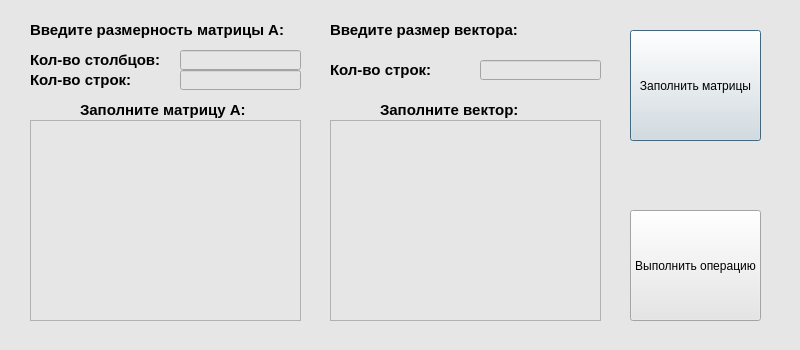
<?xml version="1.0" encoding="UTF-8"?>
<ui version="4.0">
 <class>Dialog</class>
 <widget class="QDialog" name="Dialog">
  <property name="geometry">
   <rect>
    <x>0</x>
    <y>0</y>
    <width>800</width>
    <height>350</height>
   </rect>
  </property>
  <property name="minimumSize">
   <size>
    <width>800</width>
    <height>350</height>
   </size>
  </property>
  <property name="maximumSize">
   <size>
    <width>800</width>
    <height>350</height>
   </size>
  </property>
  <property name="windowTitle">
   <string>Ошибка</string>
  </property>
  <property name="styleSheet">
   <string notr="true">background-color: rgb(230, 230, 230);</string>
  </property>
  <widget class="QLabel" name="title_A">
   <property name="geometry">
    <rect>
     <x>80</x>
     <y>100</y>
     <width>171</width>
     <height>20</height>
    </rect>
   </property>
   <property name="font">
    <font>
     <family>MS Shell Dlg 2</family>
     <pointsize>11</pointsize>
     <weight>75</weight>
     <bold>true</bold>
    </font>
   </property>
   <property name="text">
    <string>Заполните матрицу A:</string>
   </property>
  </widget>
  <widget class="QTableWidget" name="tableWidget">
   <property name="geometry">
    <rect>
     <x>30</x>
     <y>120</y>
     <width>271</width>
     <height>201</height>
    </rect>
   </property>
  </widget>
  <widget class="QLineEdit" name="columns">
   <property name="geometry">
    <rect>
     <x>180</x>
     <y>50</y>
     <width>121</width>
     <height>20</height>
    </rect>
   </property>
  </widget>
  <widget class="QLabel" name="title_A_3">
   <property name="geometry">
    <rect>
     <x>30</x>
     <y>20</y>
     <width>271</width>
     <height>20</height>
    </rect>
   </property>
   <property name="font">
    <font>
     <family>MS Shell Dlg 2</family>
     <pointsize>11</pointsize>
     <weight>75</weight>
     <bold>true</bold>
    </font>
   </property>
   <property name="text">
    <string>Введите размерность матрицы A:</string>
   </property>
  </widget>
  <widget class="QLabel" name="title_A_4">
   <property name="geometry">
    <rect>
     <x>30</x>
     <y>50</y>
     <width>141</width>
     <height>20</height>
    </rect>
   </property>
   <property name="font">
    <font>
     <family>MS Shell Dlg 2</family>
     <pointsize>11</pointsize>
     <weight>75</weight>
     <bold>true</bold>
    </font>
   </property>
   <property name="text">
    <string>Кол-во столбцов:</string>
   </property>
  </widget>
  <widget class="QLabel" name="title_A_5">
   <property name="geometry">
    <rect>
     <x>30</x>
     <y>70</y>
     <width>111</width>
     <height>20</height>
    </rect>
   </property>
   <property name="font">
    <font>
     <family>MS Shell Dlg 2</family>
     <pointsize>11</pointsize>
     <weight>75</weight>
     <bold>true</bold>
    </font>
   </property>
   <property name="text">
    <string>Кол-во строк:</string>
   </property>
  </widget>
  <widget class="QLineEdit" name="lines">
   <property name="geometry">
    <rect>
     <x>180</x>
     <y>70</y>
     <width>121</width>
     <height>20</height>
    </rect>
   </property>
  </widget>
  <widget class="QPushButton" name="pushButton">
   <property name="geometry">
    <rect>
     <x>630</x>
     <y>30</y>
     <width>131</width>
     <height>111</height>
    </rect>
   </property>
   <property name="text">
    <string>Заполнить матрицы</string>
   </property>
  </widget>
  <widget class="QPushButton" name="pushButton_2">
   <property name="geometry">
    <rect>
     <x>630</x>
     <y>210</y>
     <width>131</width>
     <height>111</height>
    </rect>
   </property>
   <property name="text">
    <string>Выполнить операцию</string>
   </property>
  </widget>
  <widget class="QLabel" name="title_A_7">
   <property name="geometry">
    <rect>
     <x>330</x>
     <y>20</y>
     <width>271</width>
     <height>20</height>
    </rect>
   </property>
   <property name="font">
    <font>
     <family>MS Shell Dlg 2</family>
     <pointsize>11</pointsize>
     <weight>75</weight>
     <bold>true</bold>
    </font>
   </property>
   <property name="text">
    <string>Введите размер вектора:</string>
   </property>
  </widget>
  <widget class="QLabel" name="title_A_8">
   <property name="geometry">
    <rect>
     <x>330</x>
     <y>60</y>
     <width>111</width>
     <height>20</height>
    </rect>
   </property>
   <property name="font">
    <font>
     <family>MS Shell Dlg 2</family>
     <pointsize>11</pointsize>
     <weight>75</weight>
     <bold>true</bold>
    </font>
   </property>
   <property name="text">
    <string>Кол-во строк:</string>
   </property>
  </widget>
  <widget class="QLineEdit" name="lines_2">
   <property name="geometry">
    <rect>
     <x>480</x>
     <y>60</y>
     <width>121</width>
     <height>20</height>
    </rect>
   </property>
  </widget>
  <widget class="QLabel" name="title_A_2">
   <property name="geometry">
    <rect>
     <x>380</x>
     <y>100</y>
     <width>171</width>
     <height>20</height>
    </rect>
   </property>
   <property name="font">
    <font>
     <family>MS Shell Dlg 2</family>
     <pointsize>11</pointsize>
     <weight>75</weight>
     <bold>true</bold>
    </font>
   </property>
   <property name="text">
    <string>Заполните вектор:</string>
   </property>
  </widget>
  <widget class="QTableWidget" name="tableWidget_2">
   <property name="geometry">
    <rect>
     <x>330</x>
     <y>120</y>
     <width>271</width>
     <height>201</height>
    </rect>
   </property>
  </widget>
 </widget>
 <resources/>
 <connections/>
</ui>
